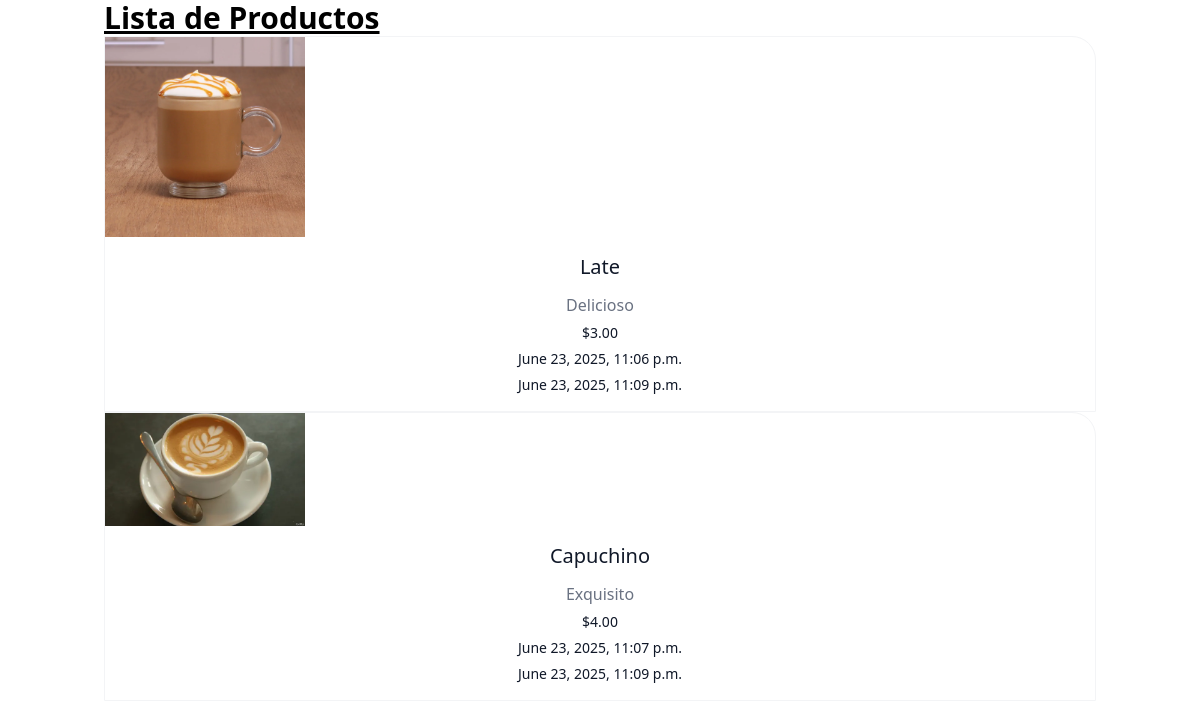
/productos/, run on the app's committed database.
### products/models.py (models this page shows, shortened)
class Product(models.Model):
    name = models.CharField(max_length=255, verbose_name="Nombre")
    price = models.DecimalField(max_digits=10, decimal_places=2, verbose_name="Precio")
    description = models.TextField(verbose_name="Descripcion")
    available = models.BooleanField(default=True, verbose_name="Disponible")
    created_at = models.DateTimeField(auto_now_add=True, verbose_name="Creado")
    updated_at = models.DateTimeField(auto_now=True, verbose_name="Actualizado")
    image = models.ImageField(upload_to='logo', null=True, blank=True, verbose_name="Imagen")

### products/views.py (the view)
# urls.py: path("", ProductListView.as_view(), name="product_list"),
class ProductListView(ListView):
    model = Product
    template_name = 'products/product_list.html'
    context_object_name = 'products'

### products/templates/products/product_list.html (shortened to what this page needs)
{% extends "base.html" %}
{% block content %}
<h1 class="text-3xl font-bold underline">
    </h1>
<ul>
    {% for product in products %}
    <a href="#" class="relative block rounded-tr-3xl border border-gray-100">
    {% if product.image %}
        <img
        src="{{ product.image.url }}"
        alt="{{ product.name }}"
        style="width: 200px;"
        >
    {% endif %}
  <div class="p-4 text-center">
    <strong class="text-xl font-medium text-gray-900">{{ product.name }}</strong>
    <p class="mt-3 text-pretty text-gray-500">
      {{ product.description }}
    </p>
    <p class="mt-1.5 text-sm text-gray-900">
        ${{ product.price }}
    </p>
    <p class="mt-1.5 text-sm text-gray-900">
        {{ product.created_at }}
    </p>
    <p class="mt-1.5 text-sm text-gray-900">
        {{ product.updated_at }}
    </p>
    </div>
    </a>
    {% endfor %}
</ul>
{% endblock content %}

### templates/base.html (shortened to what this page needs)
<!DOCTYPE html>
<html lang="es">
    <head>
        <script src="https://cdn.jsdelivr.net/npm/@tailwindcss/browser@4"></script>
    </head>
    <body>
    <div class="container mx-auto px-4">
        {% block content %}
        {% endblock %}
    </div>
    </body>
</html>

### data on the page
Product: image (picture), name "Late", description "Delicioso", price "3.00", created_at "June 23, 2025, 11:06 p.m.", updated_at "June 23, 2025, 11:09 p.m."
Product: image (picture), name "Capuchino", description "Exquisito", price "4.00", created_at "June 23, 2025, 11:07 p.m.", updated_at "June 23, 2025, 11:09 p.m."
